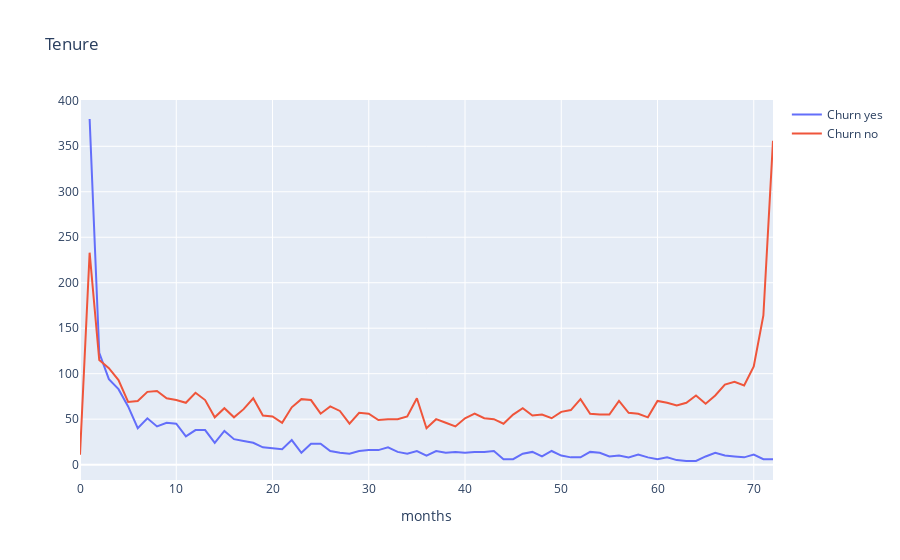

Here is the notebook cell this chart was saved with:
### Code cell
churn_yes = df[df['Churn'] == 'Yes'].groupby(['tenure'])[['Churn']].count()
churn_no = df[df['Churn'] == 'No'].groupby(['tenure'])[['Churn']].count()

churn_yes.columns = ['Churn']
churn_no.columns = ['Churn']

trace0 = go.Scatter(
    x=churn_yes.index,
    y=churn_yes.Churn,
    name='Churn yes'
)

trace1 = go.Scatter(
    x=churn_no.index,
    y=churn_no.Churn,
    name='Churn no'
)

data = [trace0, trace1]
layout = {'title': 'Tenure', 'xaxis': {'title': 'months'}}

fig = go.Figure(data=data, layout=layout)
iplot(fig, show_link=False)
Image(pio.to_image(fig, format='png'))

### Figure 1 — Plotly figure (JSON) as saved in the notebook; plotly's stock layout.template omitted (floating-point values rounded to 4 significant figures)
{"data": [{"name": "Churn yes", "type": "scatter", "x": [1, 2, 3, 4, 5, 6, 7, 8, 9, 10, 11, 12, 13, 14, 15, 16, 17, 18, 19, 20, 21, 22, 23, 24, 25, 26, 27, 28, 29, 30, 31, 32, 33, 34, 35, 36, 37, 38, 39, 40, 41, 42, 43, 44, 45, 46, 47, 48, 49, 50, 51, 52, 53, 54, 55, 56, 57, 58, 59, 60, 61, 62, 63, 64, 65, 66, 67, 68, 69, 70, 71, 72], "y": [380, 123, 94, 83, 64, 40, 51, 42, 46, 45, 31, 38, 38, 24, 37, 28, 26, 24, 19, 18, 17, 27, 13, 23, 23, 15, 13, 12, 15, 16, 16, 19, 14, 12, 15, 10, 15, 13, 14, 13, 14, 14, 15, 6, 6, 12, 14, 9, 15, 10, 8, 8, 14, 13, 9, 10, 8, 11, 8, 6, 8, 5, 4, 4, 9, 13, 10, 9, 8, 11, 6, 6]}, {"name": "Churn no", "type": "scatter", "x": [0, 1, 2, 3, 4, 5, 6, 7, 8, 9, 10, 11, 12, 13, 14, 15, 16, 17, 18, 19, 20, 21, 22, 23, 24, 25, 26, 27, 28, 29, 30, 31, 32, 33, 34, 35, 36, 37, 38, 39, 40, 41, 42, 43, 44, 45, 46, 47, 48, 49, 50, 51, 52, 53, 54, 55, 56, 57, 58, 59, 60, 61, 62, 63, 64, 65, 66, 67, 68, 69, 70, 71, 72], "y": [11, 233, 115, 106, 93, 69, 70, 80, 81, 73, 71, 68, 79, 71, 52, 62, 52, 61, 73, 54, 53, 46, 63, 72, 71, 56, 64, 59, 45, 57, 56, 49, 50, 50, 53, 73, 40, 50, 46, 42, 51, 56, 51, 50, 45, 55, 62, 54, 55, 51, 58, 60, 72, 56, 55, 55, 70, 57, 56, 52, 70, 68, 65, 68, 76, 67, 76, 88, 91, 87, 108, 164, 356]}], "layout": {"title": {"text": "Tenure"}, "xaxis": {"title": {"text": "months"}}}}
